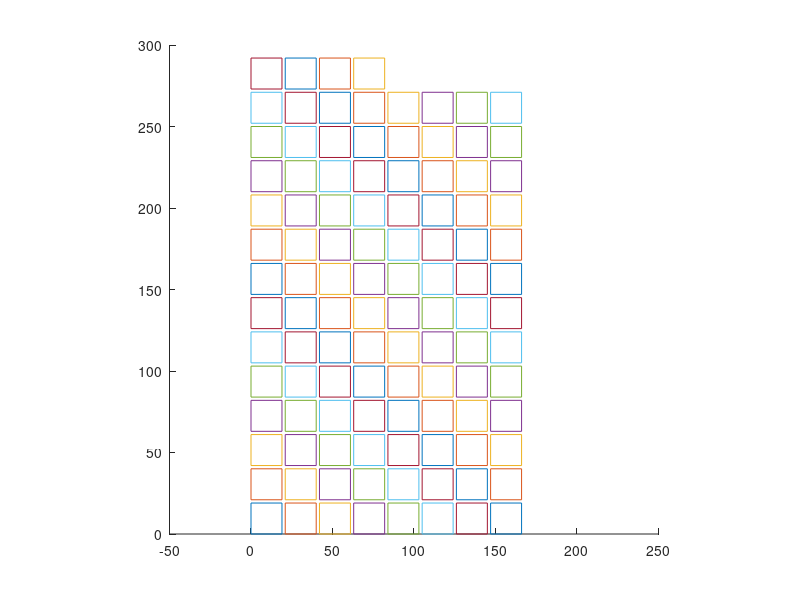

Write the MATLAB code that produced this figure.
function drawRect () 

clear m*
load('rechtecke1');
clf; 
ax=gca; 
axis(ax, [-50 250 0 300]); 

for k=1:length(m1)
   drawRects(m1(k,:), ax); 
   pause(1e-3); 
end


function [rx, ry] = drawRects(co, h) 

%% length(co) = 4
% co =   [x1, y1, x2, y2]
x = [co(1),co(3)];
y = [co(2),co(4)];

rx=[min(x), min(x), max(x), max(x), min(x)];
ry=[min(y), max(y), max(y), min(y), min(y)];

disp(rx)
disp(ry)
hold all;
plot(h, rx, ry, '-'); 
axis(h,'square');
daspect([repmat(max(daspect),1,2),1]);
